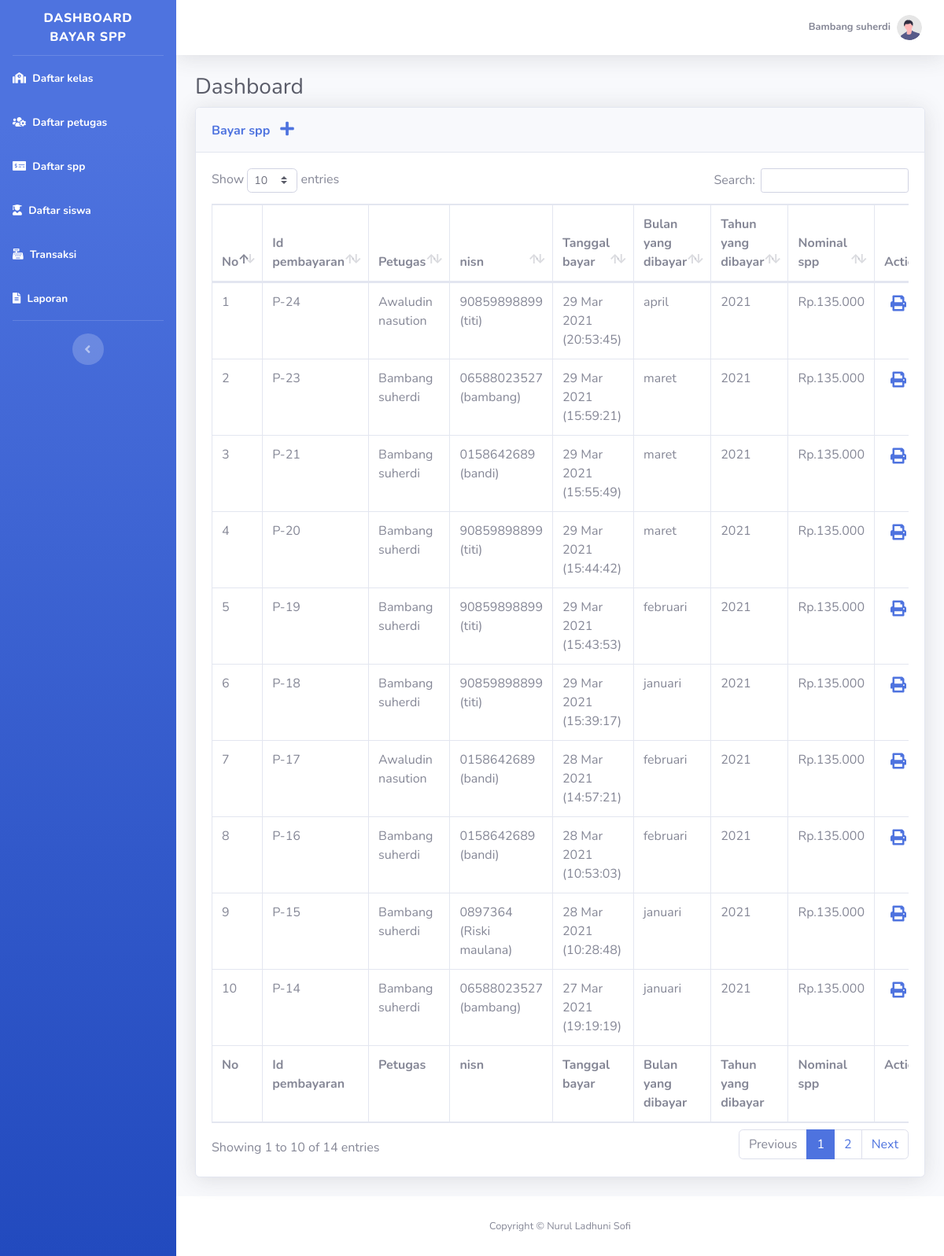
The page /index.php?page=pembayaran/tampildata.php (signed in) on the database its author committed.
### tables this page shows
CREATE TABLE `petugas` (
  `id_petugas` int(11) NOT NULL,
  `username` varchar(25) NOT NULL,
  `password` varchar(32) NOT NULL,
  `nama_petugas` varchar(35) NOT NULL,
  `level` varchar(12) NOT NULL
);

CREATE TABLE `pembayaran` (
  `id_pembayaran` int(11) NOT NULL,
  `id_petugas` int(11) NOT NULL,
  `id_siswa` int(11) NOT NULL,
  `tgl_bayar` varchar(20) NOT NULL,
  `bulan_bayar` varchar(10) NOT NULL,
  `tahun_bayar` varchar(4) NOT NULL,
  `id_spp` int(11) NOT NULL,
  `jumlah_bayar` int(20) NOT NULL,
  `jumlah_kembalian` int(20) NOT NULL,
  `jam_bayar` varchar(8) NOT NULL
);

CREATE TABLE `siswa` (
  `id_siswa` int(11) NOT NULL,
  `nisn` char(11) NOT NULL,
  `nis` char(8) NOT NULL,
  `password` varchar(20) NOT NULL,
  `nama` varchar(35) NOT NULL,
  `id_kelas` int(11) NOT NULL,
  `alamat` text NOT NULL,
  `no_telp` varchar(20) NOT NULL
);

CREATE TABLE `spp` (
  `id_spp` int(11) NOT NULL,
  `tahun` int(11) NOT NULL,
  `nominal` int(11) NOT NULL
);

### pembayaran/tampildata.php (the view, shortened to what this page needs)
<h1 class="h3 mb-2 text-gray-800">Dashboard</h1>
<div class="card shadow mb-4">
    <div class="card-header py-3">
        <h6 class="m-0 font-weight-bold text-primary">Bayar spp &nbsp;&nbsp;<a style="font-size:20px;" href="pembayaran/insertpembayaran.php?id=<?= $id_petugas; ?>" title="Insert data"><i class="fas fa-plus"></i></a></h6>
    </div>
    <div class="card-body">
        <div class="table-responsive">
            <table class="table table-bordered" id="dataTable" width="100%" cellspacing="0">
                <thead>
                    <tr>
                        <th>No</th>
                        <th>Id pembayaran</th>
                        <th>Petugas</th>
                        <th>nisn</th>
                        <th>Tanggal bayar</th>
                        <th>Bulan yang dibayar</th>
                        <th>Tahun yang dibayar</th>
                        <th>Nominal spp</th>
                        <th>Action</th>
                    </tr>
                </thead>
                <tfoot>
                    <tr>
                        <th>No</th>
                        <th>Id pembayaran</th>
                        <th>Petugas</th>
                        <th>nisn</th>
                        <th>Tanggal bayar</th>
                        <th>Bulan yang dibayar</th>
                        <th>Tahun yang dibayar</th>
                        <th>Nominal spp</th>
                        <th>Action</th>
                    </tr>
                </tfoot>
                <tbody>
                <?php
                        include 'config.php';
                        $sql = mysqli_query($db,"SELECT * FROM pembayaran JOIN petugas ON pembayaran.id_petugas = petugas.id_petugas JOIN spp ON pembayaran.id_spp = spp.id_spp JOIN siswa ON pembayaran.id_siswa = siswa.id_siswa ORDER by id_pembayaran DESC");
                        $no = 1;
                        while ($ambil = mysqli_fetch_array($sql)) {
                            $id_pembayaran = $ambil['id_pembayaran'];
                            $nama_petugas = $ambil['nama_petugas'];
                            $nisn = $ambil['nisn'];
                            $tgl_bayar = $ambil['tgl_bayar'];
                            $bulan_bayar = $ambil['bulan_bayar'];
                            $tahun_bayar = $ambil['tahun_bayar'];
                            $nominal = $ambil['nominal'];
                            $jam_bayar = $ambil['jam_bayar'];
                            $nama = $ambil['nama'];
                ?>
                    <tr>
                        <td scope="col"><?=$no++; ?></td>
                        <td scope="col">P-<?=$id_pembayaran; ?></td>
                        <td scope="col"><?=$nama_petugas; ?></td>
                        <td scope="col"><?=$nisn; ?> (<?=$nama ;?>)</td>
                        <td scope="col"><?=$tgl_bayar; ?> (<?=$jam_bayar?>)</td>
                        <td scope="col"><?=$bulan_bayar; ?></td>
                        <td scope="col"><?=$tahun_bayar; ?></td>
                        <td scope="col">Rp.<?=number_format($nominal,0,'.','.') ?></td>
                        <td>
                        <a style="margin-left: 8px; font-size:20px;" target="blank" title="Cetak" href="pembayaran/cetak.php?id=<?= $id_pembayaran; ?>"><i class="fas fa-print"></i></a>
                        </td>
                    </tr>
                    <?php
                }
                ?>
                </tbody>
            </table>
        </div>
    </div>
</div>

### index.php (shortened to what this page needs)
            <?php
                include 'config.php';
                $username = $_SESSION['username'];
                $password = $_SESSION['password'];
                $sql = mysqli_query($db,"SELECT * FROM `petugas`WHERE username='$username' and password='$password'");
                $ambil = mysqli_fetch_array($sql);
                $nama_petugas = $ambil['nama_petugas'];
                $id_petugas = $ambil['id_petugas'];
        ?>
<!DOCTYPE html>
<html lang="en">
<head>
    <link href="vendor/fontawesome-free/css/all.min.css" rel="stylesheet" type="text/css">
    <link href="css/sb-admin-2.min.css" rel="stylesheet">
        <link href="vendor/datatables/dataTables.bootstrap4.min.css" rel="stylesheet">
</head>
<body id="page-top">
    <div id="wrapper">
        <ul class="navbar-nav bg-gradient-primary sidebar sidebar-dark accordion" id="accordionSidebar">
            <a class="sidebar-brand d-flex align-items-center justify-content-center" href="index.html">
                <div class="sidebar-brand-text mx-3">Dashboard bayar spp</div>
            </a>
            <hr class="sidebar-divider my-0">
            <li class="nav-item active">
                <a class="nav-link" href="?page=kelas/tampildata.php">
                    <i class="fas fa-school"></i>
                    <span>Daftar kelas</span></a>
            </li>
            <li class="nav-item active">
                <a class="nav-link" href="?page=petugas/tampildata.php">
                    <i class="fas fa-users-cog"></i>
                    <span>Daftar petugas</span></a>
            </li>
            <li class="nav-item active">
                <a class="nav-link" href="?page=spp/tampildata.php">
                    <i class="fas fa-money-check-alt"></i>
                    <span>Daftar spp</span></a>
            </li>
            <li class="nav-item active">
                <a class="nav-link" href="?page=siswa/tampildata.php">
                    <i class="fas fa-user-graduate"></i>
                    <span>Daftar siswa</span></a>
            </li>
            <li class="nav-item active">
                <a class="nav-link" href="?page=pembayaran/tampildata.php">
                    <i class="fas fa-cash-register"></i>
                    <span>Transaksi</span></a>
            </li>
            <li class="nav-item active">
                <a class="nav-link" href="?page=laporan/tampildata.php">
                    <i class="fas fa-file-alt"></i>
                    <span>Laporan</span></a>
            </li>
            <hr class="sidebar-divider d-none d-md-block">
            <div class="text-center d-none d-md-inline">
                <button class="rounded-circle border-0" id="sidebarToggle"></button>
            </div>
        </ul>
        <div id="content-wrapper" class="d-flex flex-column">
            <div id="content">
                <nav class="navbar navbar-expand navbar-light bg-white topbar mb-4 static-top shadow">
                    <ul class="navbar-nav ml-auto">
                        <li class="nav-item dropdown no-arrow">
                            <a class="nav-link dropdown-toggle" href="#" id="userDropdown" role="button"
                                data-toggle="dropdown" aria-haspopup="true" aria-expanded="false">
                                <span class="mr-2 d-none d-lg-inline text-gray-600 small">
                                <b><?php echo "$nama_petugas"; ?></b>
                                </span>
                                <img class="img-profile rounded-circle"
                                    src="img/undraw_profile.svg">
                            </a>
                        </li>
                    </ul>
                </nav>
                <div class="container-fluid">
                    <?php
                            if ($_GET) {
                                $page = $_GET['page'];
                                include $page;
                            }else {
                                include 'kelas/tampildata.php';
                            }
                        ?>
                </div>
            </div>
            <footer class="sticky-footer bg-white">
                <div class="container my-auto">
                    <div class="copyright text-center my-auto">
                        <span>Copyright &copy; Nurul Ladhuni Sofi</span>
                    </div>
                </div>
            </footer>
        </div>
    </div>
</body>
</html>

### rows shown on the page
petugas: nama_petugas "Bambang suherdi"
pembayaran: id_pembayaran "24", id_petugas.nama_petugas "Awaludin nasution", id_siswa.nisn "90859898899", id_siswa.nama "titi", tgl_bayar "29 Mar 2021", jam_bayar "20:53:45", bulan_bayar "april", tahun_bayar "2021", id_spp.nominal "135.000"
pembayaran: id_pembayaran "23", id_petugas.nama_petugas "Bambang suherdi", id_siswa.nisn "06588023527", id_siswa.nama "bambang", tgl_bayar "29 Mar 2021", jam_bayar "15:59:21", bulan_bayar "maret", tahun_bayar "2021", id_spp.nominal "135.000"
pembayaran: id_pembayaran "21", id_petugas.nama_petugas "Bambang suherdi", id_siswa.nisn "0158642689", id_siswa.nama "bandi", tgl_bayar "29 Mar 2021", jam_bayar "15:55:49", bulan_bayar "maret", tahun_bayar "2021", id_spp.nominal "135.000"
pembayaran: id_pembayaran "20", id_petugas.nama_petugas "Bambang suherdi", id_siswa.nisn "90859898899", id_siswa.nama "titi", tgl_bayar "29 Mar 2021", jam_bayar "15:44:42", bulan_bayar "maret", tahun_bayar "2021", id_spp.nominal "135.000"
pembayaran: id_pembayaran "19", id_petugas.nama_petugas "Bambang suherdi", id_siswa.nisn "90859898899", id_siswa.nama "titi", tgl_bayar "29 Mar 2021", jam_bayar "15:43:53", bulan_bayar "februari", tahun_bayar "2021", id_spp.nominal "135.000"
pembayaran: id_pembayaran "18", id_petugas.nama_petugas "Bambang suherdi", id_siswa.nisn "90859898899", id_siswa.nama "titi", tgl_bayar "29 Mar 2021", jam_bayar "15:39:17", bulan_bayar "januari", tahun_bayar "2021", id_spp.nominal "135.000"
pembayaran: id_pembayaran "17", id_petugas.nama_petugas "Awaludin nasution", id_siswa.nisn "0158642689", id_siswa.nama "bandi", tgl_bayar "28 Mar 2021", jam_bayar "14:57:21", bulan_bayar "februari", tahun_bayar "2021", id_spp.nominal "135.000"
pembayaran: id_pembayaran "16", id_petugas.nama_petugas "Bambang suherdi", id_siswa.nisn "0158642689", id_siswa.nama "bandi", tgl_bayar "28 Mar 2021", jam_bayar "10:53:03", bulan_bayar "februari", tahun_bayar "2021", id_spp.nominal "135.000"
pembayaran: id_pembayaran "15", id_petugas.nama_petugas "Bambang suherdi", id_siswa.nisn "0897364", id_siswa.nama "Riski maulana", tgl_bayar "28 Mar 2021", jam_bayar "10:28:48", bulan_bayar "januari", tahun_bayar "2021", id_spp.nominal "135.000"
pembayaran: id_pembayaran "14", id_petugas.nama_petugas "Bambang suherdi", id_siswa.nisn "06588023527", id_siswa.nama "bambang", tgl_bayar "27 Mar 2021", jam_bayar "19:19:19", bulan_bayar "januari", tahun_bayar "2021", id_spp.nominal "135.000"
